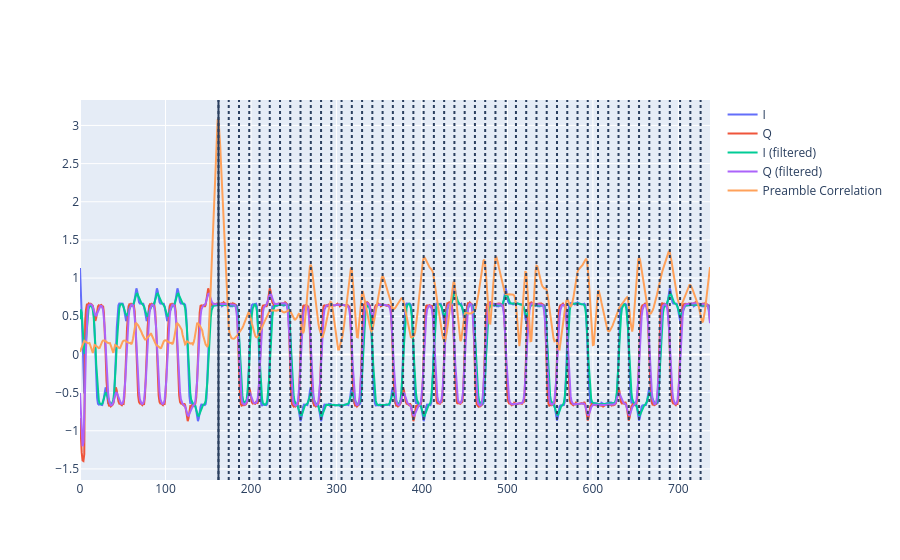

Notebook source saved alongside this figure:
### Code cell
# Plot our IQ values before and after weighing the center more than the edges,
# as well as our correlation so we can visualize our packet.
fig = go.Figure()

fig.add_scatter(
    x=np.linspace(0, recovered_qpsk.size, recovered_qpsk.size, endpoint=False),
    y=recovered_qpsk.real,
    name="I",
)

fig.add_scatter(
    x=np.linspace(0, recovered_qpsk.size, recovered_qpsk.size, endpoint=False),
    y=recovered_qpsk.imag,
    name="Q",
)

fig.add_scatter(
    x=np.linspace(0, recovered_qpsk.size, recovered_qpsk.size, endpoint=False),
    y=np.convolve(symbol_kernel, recovered_qpsk, mode="same").real,
    name="I (filtered)",
)

fig.add_scatter(
    x=np.linspace(0, recovered_qpsk.size, recovered_qpsk.size, endpoint=False),
    y=np.convolve(symbol_kernel, recovered_qpsk, mode="same").imag,
    name="Q (filtered)",
)

fig.add_scatter(
    x=np.linspace(0, recovered_qpsk.size, recovered_qpsk.size, endpoint=False),
    y=np.abs(correlation / np.trapz(MESSAGE_PREAMBLE)),
    name="Preamble Correlation",
)

# Add a thicker line showing where we believe the start of our packet to be
fig.add_vline(message_start)

# Add a dotted line between each symbol
for i in range(message_start, recovered_qpsk.size, SAMPLES_PER_SYMBOL):
    fig.add_vline(i, line=go.layout.shape.Line(dash="dot"))

fig.show()

### Figure 1 — Plotly figure (JSON) as saved in the notebook; plotly's stock layout.template omitted (floating-point values rounded to 4 significant figures; data arrays with more than 128 entries replaced by an {"elided": "..."} marker saying what was removed)
{"data": [{"name": "I", "type": "scatter", "x": {"elided": "738 float values"}, "y": {"elided": "738 float values"}}, {"name": "Q", "type": "scatter", "x": {"elided": "738 float values"}, "y": {"elided": "738 float values"}}, {"name": "I (filtered)", "type": "scatter", "x": {"elided": "738 float values"}, "y": {"elided": "738 float values"}}, {"name": "Q (filtered)", "type": "scatter", "x": {"elided": "738 float values"}, "y": {"elided": "738 float values"}}, {"name": "Preamble Correlation", "type": "scatter", "x": {"elided": "738 float values"}, "y": {"elided": "893 float values"}}], "layout": {"shapes": [{"type": "line", "x0": 162, "x1": 162, "xref": "x", "y0": 0, "y1": 1, "yref": "y domain"}, {"line": {"dash": "dot"}, "type": "line", "x0": 162, "x1": 162, "xref": "x", "y0": 0, "y1": 1, "yref": "y domain"}, {"line": {"dash": "dot"}, "type": "line", "x0": 174, "x1": 174, "xref": "x", "y0": 0, "y1": 1, "yref": "y domain"}, {"line": {"dash": "dot"}, "type": "line", "x0": 186, "x1": 186, "xref": "x", "y0": 0, "y1": 1, "yref": "y domain"}, {"line": {"dash": "dot"}, "type": "line", "x0": 198, "x1": 198, "xref": "x", "y0": 0, "y1": 1, "yref": "y domain"}, {"line": {"dash": "dot"}, "type": "line", "x0": 210, "x1": 210, "xref": "x", "y0": 0, "y1": 1, "yref": "y domain"}, {"line": {"dash": "dot"}, "type": "line", "x0": 222, "x1": 222, "xref": "x", "y0": 0, "y1": 1, "yref": "y domain"}, {"line": {"dash": "dot"}, "type": "line", "x0": 234, "x1": 234, "xref": "x", "y0": 0, "y1": 1, "yref": "y domain"}, {"line": {"dash": "dot"}, "type": "line", "x0": 246, "x1": 246, "xref": "x", "y0": 0, "y1": 1, "yref": "y domain"}, {"line": {"dash": "dot"}, "type": "line", "x0": 258, "x1": 258, "xref": "x", "y0": 0, "y1": 1, "yref": "y domain"}, {"line": {"dash": "dot"}, "type": "line", "x0": 270, "x1": 270, "xref": "x", "y0": 0, "y1": 1, "yref": "y domain"}, {"line": {"dash": "dot"}, "type": "line", "x0": 282, "x1": 282, "xref": "x", "y0": 0, "y1": 1, "yref": "y domain"}, {"line": {"dash": "dot"}, "type": "line", "x0": 294, "x1": 294, "xref": "x", "y0": 0, "y1": 1, "yref": "y domain"}, {"line": {"dash": "dot"}, "type": "line", "x0": 306, "x1": 306, "xref": "x", "y0": 0, "y1": 1, "yref": "y domain"}, {"line": {"dash": "dot"}, "type": "line", "x0": 318, "x1": 318, "xref": "x", "y0": 0, "y1": 1, "yref": "y domain"}, {"line": {"dash": "dot"}, "type": "line", "x0": 330, "x1": 330, "xref": "x", "y0": 0, "y1": 1, "yref": "y domain"}, {"line": {"dash": "dot"}, "type": "line", "x0": 342, "x1": 342, "xref": "x", "y0": 0, "y1": 1, "yref": "y domain"}, {"line": {"dash": "dot"}, "type": "line", "x0": 354, "x1": 354, "xref": "x", "y0": 0, "y1": 1, "yref": "y domain"}, {"line": {"dash": "dot"}, "type": "line", "x0": 366, "x1": 366, "xref": "x", "y0": 0, "y1": 1, "yref": "y domain"}, {"line": {"dash": "dot"}, "type": "line", "x0": 378, "x1": 378, "xref": "x", "y0": 0, "y1": 1, "yref": "y domain"}, {"line": {"dash": "dot"}, "type": "line", "x0": 390, "x1": 390, "xref": "x", "y0": 0, "y1": 1, "yref": "y domain"}, {"line": {"dash": "dot"}, "type": "line", "x0": 402, "x1": 402, "xref": "x", "y0": 0, "y1": 1, "yref": "y domain"}, {"line": {"dash": "dot"}, "type": "line", "x0": 414, "x1": 414, "xref": "x", "y0": 0, "y1": 1, "yref": "y domain"}, {"line": {"dash": "dot"}, "type": "line", "x0": 426, "x1": 426, "xref": "x", "y0": 0, "y1": 1, "yref": "y domain"}, {"line": {"dash": "dot"}, "type": "line", "x0": 438, "x1": 438, "xref": "x", "y0": 0, "y1": 1, "yref": "y domain"}, {"line": {"dash": "dot"}, "type": "line", "x0": 450, "x1": 450, "xref": "x", "y0": 0, "y1": 1, "yref": "y domain"}, {"line": {"dash": "dot"}, "type": "line", "x0": 462, "x1": 462, "xref": "x", "y0": 0, "y1": 1, "yref": "y domain"}, {"line": {"dash": "dot"}, "type": "line", "x0": 474, "x1": 474, "xref": "x", "y0": 0, "y1": 1, "yref": "y domain"}, {"line": {"dash": "dot"}, "type": "line", "x0": 486, "x1": 486, "xref": "x", "y0": 0, "y1": 1, "yref": "y domain"}, {"line": {"dash": "dot"}, "type": "line", "x0": 498, "x1": 498, "xref": "x", "y0": 0, "y1": 1, "yref": "y domain"}, {"line": {"dash": "dot"}, "type": "line", "x0": 510, "x1": 510, "xref": "x", "y0": 0, "y1": 1, "yref": "y domain"}, {"line": {"dash": "dot"}, "type": "line", "x0": 522, "x1": 522, "xref": "x", "y0": 0, "y1": 1, "yref": "y domain"}, {"line": {"dash": "dot"}, "type": "line", "x0": 534, "x1": 534, "xref": "x", "y0": 0, "y1": 1, "yref": "y domain"}, {"line": {"dash": "dot"}, "type": "line", "x0": 546, "x1": 546, "xref": "x", "y0": 0, "y1": 1, "yref": "y domain"}, {"line": {"dash": "dot"}, "type": "line", "x0": 558, "x1": 558, "xref": "x", "y0": 0, "y1": 1, "yref": "y domain"}, {"line": {"dash": "dot"}, "type": "line", "x0": 570, "x1": 570, "xref": "x", "y0": 0, "y1": 1, "yref": "y domain"}, {"line": {"dash": "dot"}, "type": "line", "x0": 582, "x1": 582, "xref": "x", "y0": 0, "y1": 1, "yref": "y domain"}, {"line": {"dash": "dot"}, "type": "line", "x0": 594, "x1": 594, "xref": "x", "y0": 0, "y1": 1, "yref": "y domain"}, {"line": {"dash": "dot"}, "type": "line", "x0": 606, "x1": 606, "xref": "x", "y0": 0, "y1": 1, "yref": "y domain"}, {"line": {"dash": "dot"}, "type": "line", "x0": 618, "x1": 618, "xref": "x", "y0": 0, "y1": 1, "yref": "y domain"}, {"line": {"dash": "dot"}, "type": "line", "x0": 630, "x1": 630, "xref": "x", "y0": 0, "y1": 1, "yref": "y domain"}, {"line": {"dash": "dot"}, "type": "line", "x0": 642, "x1": 642, "xref": "x", "y0": 0, "y1": 1, "yref": "y domain"}, {"line": {"dash": "dot"}, "type": "line", "x0": 654, "x1": 654, "xref": "x", "y0": 0, "y1": 1, "yref": "y domain"}, {"line": {"dash": "dot"}, "type": "line", "x0": 666, "x1": 666, "xref": "x", "y0": 0, "y1": 1, "yref": "y domain"}, {"line": {"dash": "dot"}, "type": "line", "x0": 678, "x1": 678, "xref": "x", "y0": 0, "y1": 1, "yref": "y domain"}, {"line": {"dash": "dot"}, "type": "line", "x0": 690, "x1": 690, "xref": "x", "y0": 0, "y1": 1, "yref": "y domain"}, {"line": {"dash": "dot"}, "type": "line", "x0": 702, "x1": 702, "xref": "x", "y0": 0, "y1": 1, "yref": "y domain"}, {"line": {"dash": "dot"}, "type": "line", "x0": 714, "x1": 714, "xref": "x", "y0": 0, "y1": 1, "yref": "y domain"}, {"line": {"dash": "dot"}, "type": "line", "x0": 726, "x1": 726, "xref": "x", "y0": 0, "y1": 1, "yref": "y domain"}]}}
